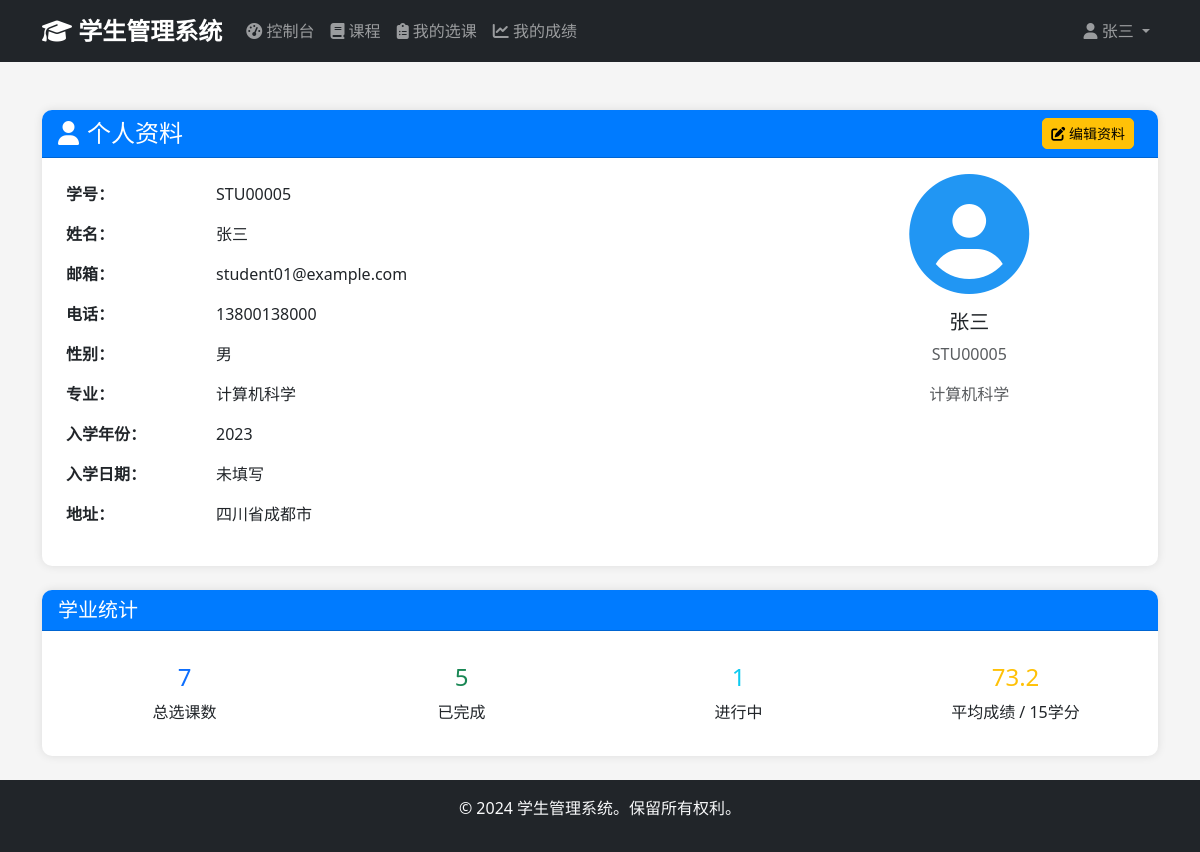
Page /student/profile (signed in) on the earlier database version.
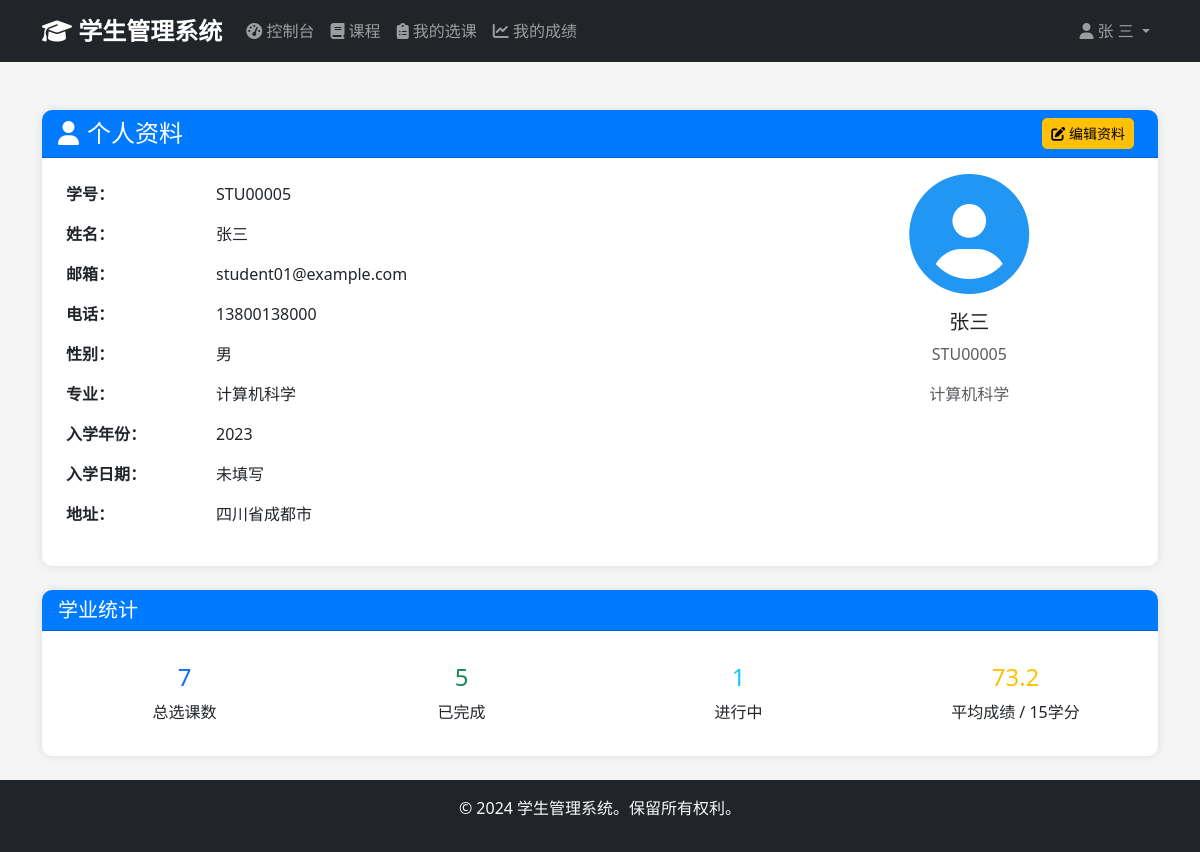
Same page on the later database version.
### app/models/user.py (models this page shows, shortened)
class User(UserMixin, db.Model):
    __tablename__ = 'users'
    id = db.Column(db.Integer, primary_key=True)
    username = db.Column(db.String(50), unique=True, nullable=False)
    email = db.Column(db.String(100), unique=True, nullable=False)
    password_hash = db.Column(db.String(255), nullable=False)
    full_name = db.Column(db.String(100), nullable=False)
    phone = db.Column(db.String(20))
    role = db.Column(db.Enum('admin', 'student', name='user_role'), nullable=False, default='student')
    is_active = db.Column(db.Boolean, default=True)
    created_at = db.Column(db.DateTime, default=datetime.utcnow)
    updated_at = db.Column(db.DateTime, default=datetime.utcnow, onupdate=datetime.utcnow)
    administrator = db.relationship('Administrator', backref='user', uselist=False, cascade='all, delete-orphan')
    def is_admin(self):
        return self.role == 'admin'

### app/models/student.py (models this page shows, shortened)
class Student(db.Model):
    __tablename__ = 'students'
    id = db.Column(db.Integer, primary_key=True)
    student_id = db.Column(db.String(20), unique=True, nullable=False)
    first_name = db.Column(db.String(50), nullable=False)
    last_name = db.Column(db.String(50), nullable=False)
    birth_date = db.Column(db.Date)
    gender = db.Column(db.Enum('Male', 'Female', 'Other', name='gender'))
    email = db.Column(db.String(100), unique=True, nullable=False)
    phone = db.Column(db.String(20))
    address = db.Column(db.Text)
    major = db.Column(db.String(100))
    enrollment_year = db.Column(db.Integer)
    created_at = db.Column(db.DateTime, default=datetime.utcnow)
    updated_at = db.Column(db.DateTime, default=datetime.utcnow, onupdate=datetime.utcnow)
    enrollments = db.relationship('Enrollment', backref='student', lazy='dynamic', cascade='all, delete-orphan')

### app/views/student.py (the view)
@student_bp.route('/profile')
@login_required
@student_only
def profile():
    student = Student.query.filter_by(email=current_user.email).first()
    if not student:
        flash('未找到学生记录。请联系管理员。', 'error')
        return redirect(url_for('student.dashboard'))
    enrollments = Enrollment.query.filter_by(student_id=student.id).all()
    total_courses = len(enrollments)
    completed_courses = len([e for e in enrollments if e.status == 'completed'])
    current_courses = len([e for e in enrollments if e.status == 'enrolled'])
    completed_with_grades = [e for e in enrollments if e.status == 'completed' and e.grade is not None]
    avg_grade = sum(e.grade for e in completed_with_grades) / len(completed_with_grades) if completed_with_grades else 0
    total_credits = sum(e.course.credits for e in enrollments if e.status == 'completed')
    stats = {
        'total_courses': total_courses,
        'completed_courses': completed_courses,
        'current_courses': current_courses,
        'avg_grade': round(avg_grade, 1),
        'total_credits': total_credits
    }
    return render_template('student/profile.html', student=student, enrollments=enrollments, stats=stats)

### app/views/student.py (called while the page is built)
def student_only(f):
    @wraps(f)
    def decorated_function(*args, **kwargs):
        if not current_user.is_authenticated or current_user.is_admin():
            flash('访问被拒绝。需要学生权限。', 'error')
            return redirect(url_for('auth.login'))
        return f(*args, **kwargs)
    return decorated_function

### app/templates/student/profile.html (shortened to what this page needs)
{% extends "base.html" %}
{% block content %}
<div class="container mt-4">
    <div class="row">
        <div class="col-12">
            <div class="card">
                <div class="card-header d-flex justify-content-between align-items-center">
                    <h4 class="mb-0">
                        <i class="fas fa-user me-2"></i>个人资料
                    </h4>
                    <div>
                        <a href="{{ url_for('student.edit_profile') }}" class="btn btn-warning btn-sm me-2">
                            <i class="fas fa-edit"></i> 编辑资料
                        </a>
                    </div>
                </div>
                <div class="card-body">
                    <div class="row">
                        <div class="col-md-8">
                            <table class="table table-borderless">
                                <tr>
                                    <td width="150"><strong>学号：</strong></td>
                                    <td>{{ student.student_id }}</td>
                                </tr>
                                <tr>
                                    <td><strong>姓名：</strong></td>
                                    <td>{{ student.first_name }}{{ student.last_name }}</td>
                                </tr>
                                <tr>
                                    <td><strong>邮箱：</strong></td>
                                    <td>{{ student.email }}</td>
                                </tr>
                                <tr>
                                    <td><strong>电话：</strong></td>
                                    <td>{{ student.phone or '未填写' }}</td>
                                </tr>
                                <tr>
                                    <td><strong>性别：</strong></td>
                                    <td>
                                        {% if student.gender == 'Male' %}男
                                        {% elif student.gender == 'Female' %}女
                                        {% else %}其他{% endif %}
                                    </td>
                                </tr>
                                <tr>
                                    <td><strong>专业：</strong></td>
                                    <td>{{ student.major or '未填写' }}</td>
                                </tr>
                                <tr>
                                    <td><strong>入学年份：</strong></td>
                                    <td>{{ student.enrollment_year or '未填写' }}</td>
                                </tr>
                                <tr>
                                    <td><strong>入学日期：</strong></td>
                                    <td>{{ student.enrollment_date.strftime('%Y-%m-%d') if student.enrollment_date else '未填写' }}</td>
                                </tr>
                                <tr>
                                    <td><strong>地址：</strong></td>
                                    <td>{{ student.address or '未填写' }}</td>
                                </tr>
                            </table>
                        </div>
                        <div class="col-md-4">
                            <div class="text-center">
                                <div class="mb-3">
                                    {% if student.gender == 'Female' %}
                                        <i class="fas fa-user-circle" style="font-size: 120px; color: #e91e63;"></i>
                                    {% else %}
                                        <i class="fas fa-user-circle" style="font-size: 120px; color: #2196f3;"></i>
                                    {% endif %}
                                </div>
                                <h5>{{ student.first_name }}{{ student.last_name }}</h5>
                                <p class="text-muted">{{ student.student_id }}</p>
                                <p class="text-muted">{{ student.major or '专业未填写' }}</p>
                            </div>
                        </div>
                    </div>
                </div>
            </div>
        </div>
    </div>
    <div class="row mt-4">
        <div class="col-12">
            <div class="card">
                <div class="card-header">
                    <h5 class="mb-0">学业统计</h5>
                </div>
                <div class="card-body">
                    <div class="row text-center">
                        <div class="col-md-3">
                            <div class="p-3">
                                <h4 class="text-primary">{{ stats.total_courses }}</h4>
                                <p class="mb-0">总选课数</p>
                            </div>
                        </div>
                        <div class="col-md-3">
                            <div class="p-3">
                                <h4 class="text-success">{{ stats.completed_courses }}</h4>
                                <p class="mb-0">已完成</p>
                            </div>
                        </div>
                        <div class="col-md-3">
                            <div class="p-3">
                                <h4 class="text-info">{{ stats.current_courses }}</h4>
                                <p class="mb-0">进行中</p>
                            </div>
                        </div>
                        <div class="col-md-3">
                            <div class="p-3">
                                <h4 class="text-warning">
                                    {% if stats.avg_grade > 0 %}
                                        {{ stats.avg_grade }}
                                    {% else %}
                                        -
                                    {% endif %}
                                </h4>
                                <p class="mb-0">平均成绩 / {{ stats.total_credits }}学分</p>
                            </div>
                        </div>
                    </div>
                </div>
            </div>
        </div>
    </div>
</div>
{% endblock %}

### app/templates/base.html (shortened to what this page needs)
<!DOCTYPE html>
<html lang="zh-CN">
<head>
    <link href="https://cdn.jsdelivr.net/npm/bootstrap@5.3.0/dist/css/bootstrap.min.css" rel="stylesheet">
    <link href="https://cdnjs.cloudflare.com/ajax/libs/font-awesome/6.4.0/css/all.min.css" rel="stylesheet">
    <link href="{{ url_for('static', filename='css/style.css') }}" rel="stylesheet">
</head>
<body>
    {% if current_user.is_authenticated %}
    <nav class="navbar navbar-expand-lg navbar-dark bg-dark">
        <div class="container">
            <a class="navbar-brand" href="{{ url_for('main.dashboard') }}">
                <i class="fas fa-graduation-cap"></i> 学生管理系统
            </a>
            <div class="collapse navbar-collapse" id="navbarNav">
                <ul class="navbar-nav me-auto">
                    {% if current_user.is_admin() %}
                    <li class="nav-item">
                        <a class="nav-link" href="{{ url_for('admin.dashboard') }}">
                            <i class="fas fa-tachometer-alt"></i> 控制台
                        </a>
                    </li>
                    <li class="nav-item dropdown">
                        <a class="nav-link dropdown-toggle" href="#" data-bs-toggle="dropdown">
                            <i class="fas fa-users"></i> 用户
                        </a>
                        <ul class="dropdown-menu">
                            <li><a class="dropdown-item" href="{{ url_for('admin.users') }}">所有用户</a></li>
                            <li><a class="dropdown-item" href="{{ url_for('admin.create_user') }}">创建用户</a></li>
                        </ul>
                    </li>
                    <li class="nav-item dropdown">
                        <a class="nav-link dropdown-toggle" href="#" data-bs-toggle="dropdown">
                            <i class="fas fa-user-graduate"></i> 学生
                        </a>
                        <ul class="dropdown-menu">
                            <li><a class="dropdown-item" href="{{ url_for('admin.students') }}">所有学生</a></li>
                            <li><a class="dropdown-item" href="{{ url_for('admin.create_student') }}">添加学生</a></li>
                        </ul>
                    </li>
                    <li class="nav-item dropdown">
                        <a class="nav-link dropdown-toggle" href="#" data-bs-toggle="dropdown">
                            <i class="fas fa-book"></i> 课程
                        </a>
                        <ul class="dropdown-menu">
                            <li><a class="dropdown-item" href="{{ url_for('admin.courses') }}">所有课程</a></li>
                            <li><a class="dropdown-item" href="{{ url_for('admin.create_course') }}">添加课程</a></li>
                        </ul>
                    </li>
                    <li class="nav-item dropdown">
                        <a class="nav-link dropdown-toggle" href="#" data-bs-toggle="dropdown">
                            <i class="fas fa-clipboard-list"></i> 选课
                        </a>
                        <ul class="dropdown-menu">
                            <li><a class="dropdown-item" href="{{ url_for('admin.enrollments') }}">所有选课</a></li>
                            <li><a class="dropdown-item" href="{{ url_for('admin.create_enrollment') }}">添加选课</a></li>
                        </ul>
                    </li>
                    <li class="nav-item dropdown">
                        <a class="nav-link dropdown-toggle" href="#" data-bs-toggle="dropdown">
                            <i class="fas fa-chart-line"></i> 成绩
                        </a>
                        <ul class="dropdown-menu">
                            <li><a class="dropdown-item" href="{{ url_for('admin.grades') }}">成绩列表</a></li>
                            <li><a class="dropdown-item" href="{{ url_for('admin.record_grade') }}">录入成绩</a></li>
                        </ul>
                    </li>
                    {% else %}
                    <li class="nav-item">
                        <a class="nav-link" href="{{ url_for('student.dashboard') }}">
                            <i class="fas fa-tachometer-alt"></i> 控制台
                        </a>
                    </li>
                    <li class="nav-item">
                        <a class="nav-link" href="{{ url_for('student.courses') }}">
                            <i class="fas fa-book"></i> 课程
                        </a>
                    </li>
                    <li class="nav-item">
                        <a class="nav-link" href="{{ url_for('student.enrollments') }}">
                            <i class="fas fa-clipboard-list"></i> 我的选课
                        </a>
                    </li>
                    <li class="nav-item">
                        <a class="nav-link" href="{{ url_for('student.grades') }}">
                            <i class="fas fa-chart-line"></i> 我的成绩
                        </a>
                    </li>
                    {% endif %}
                </ul>
                <ul class="navbar-nav">
                    <li class="nav-item dropdown">
                        <a class="nav-link dropdown-toggle" href="#" data-bs-toggle="dropdown">
                            <i class="fas fa-user"></i> {{ current_user.full_name }}
                        </a>
                    </li>
                </ul>
            </div>
        </div>
    </nav>
    {% endif %}
    <main class="container-fluid py-4">
        {% block content %}{% endblock %}
    </main>
    <footer class="bg-dark text-light text-center py-3 mt-auto">
        <div class="container">
            <p>&copy; 2024 学生管理系统。保留所有权利。</p>
        </div>
    </footer>
</body>
</html>

### app/static/css/style.css (style rules this page uses)
:root { --primary-color: #007bff; --secondary-color: #6c757d; --success-color: #28a745; --danger-color: #dc3545; --warning-color: #ffc107; --info-color: #17a2b8; --dark-color: #343a40; --light-color: #f8f9fa; }
body { min-height: 100vh; display: flex; flex-direction: column; background-color: #f5f5f5; font-family: 'Segoe UI', Tahoma, Geneva, Verdana, sans-serif; }
main { flex: 1; }
.navbar-brand { font-weight: bold; font-size: 1.5rem; }
.navbar-nav .nav-link { transition: color 0.3s; }
.card { border: none; border-radius: 10px; box-shadow: 0 0 10px rgba(0,0,0,0.1); transition: transform 0.3s, box-shadow 0.3s; }
.card-header { background-color: var(--primary-color); color: white; border-radius: 10px 10px 0 0 !important; font-weight: 600; }
.btn { border-radius: 5px; transition: all 0.3s; }
.table { background-color: white; border-radius: 10px; overflow: hidden; }
footer { margin-top: auto; }

Differences in the rows shown:
changed User: full_name "张三" → "张 三"
changed Student "STU00005": first_name "张三" → "张"; last_name (not shown) → "三"
